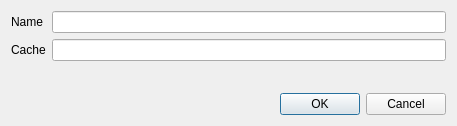
<?xml version="1.0" encoding="UTF-8"?>
<ui version="4.0">
 <class>EditAddressDialog</class>
 <widget class="QDialog" name="EditAddressDialog">
  <property name="geometry">
   <rect>
    <x>0</x>
    <y>0</y>
    <width>457</width>
    <height>126</height>
   </rect>
  </property>
  <property name="windowTitle">
   <string>Edit Address</string>
  </property>
  <layout class="QVBoxLayout" name="verticalLayout">
   <item>
    <layout class="QFormLayout" name="formLayout">
     <property name="fieldGrowthPolicy">
      <enum>QFormLayout::AllNonFixedFieldsGrow</enum>
     </property>
     <item row="0" column="0">
      <widget class="QLabel" name="label">
       <property name="text">
        <string>Name</string>
       </property>
       <property name="buddy">
        <cstring>labelEdit</cstring>
       </property>
      </widget>
     </item>
     <item row="0" column="1">
      <widget class="QLineEdit" name="labelEdit">
       <property name="toolTip">
        <string>The label associated with this address book entry</string>
       </property>
      </widget>
     </item>
     <item row="1" column="0">
      <widget class="QLabel" name="label_2">
       <property name="text">
        <string>Cache</string>
       </property>
       <property name="buddy">
        <cstring>addressEdit</cstring>
       </property>
      </widget>
     </item>
     <item row="1" column="1">
      <widget class="QLineEdit" name="addressEdit">
       <property name="toolTip">
        <string>The address associated with this address book entry. This can only be modified for sending addresses.</string>
       </property>
      </widget>
     </item>
    </layout>
   </item>
   <item>
    <widget class="QDialogButtonBox" name="buttonBox">
     <property name="orientation">
      <enum>Qt::Horizontal</enum>
     </property>
     <property name="standardButtons">
      <set>QDialogButtonBox::Cancel|QDialogButtonBox::Ok</set>
     </property>
    </widget>
   </item>
  </layout>
 </widget>
 <resources/>
 <connections>
  <connection>
   <sender>buttonBox</sender>
   <signal>accepted()</signal>
   <receiver>EditAddressDialog</receiver>
   <slot>accept()</slot>
   <hints>
    <hint type="sourcelabel">
     <x>248</x>
     <y>254</y>
    </hint>
    <hint type="destinationlabel">
     <x>157</x>
     <y>274</y>
    </hint>
   </hints>
  </connection>
  <connection>
   <sender>buttonBox</sender>
   <signal>rejected()</signal>
   <receiver>EditAddressDialog</receiver>
   <slot>reject()</slot>
   <hints>
    <hint type="sourcelabel">
     <x>316</x>
     <y>260</y>
    </hint>
    <hint type="destinationlabel">
     <x>286</x>
     <y>274</y>
    </hint>
   </hints>
  </connection>
 </connections>
</ui>
